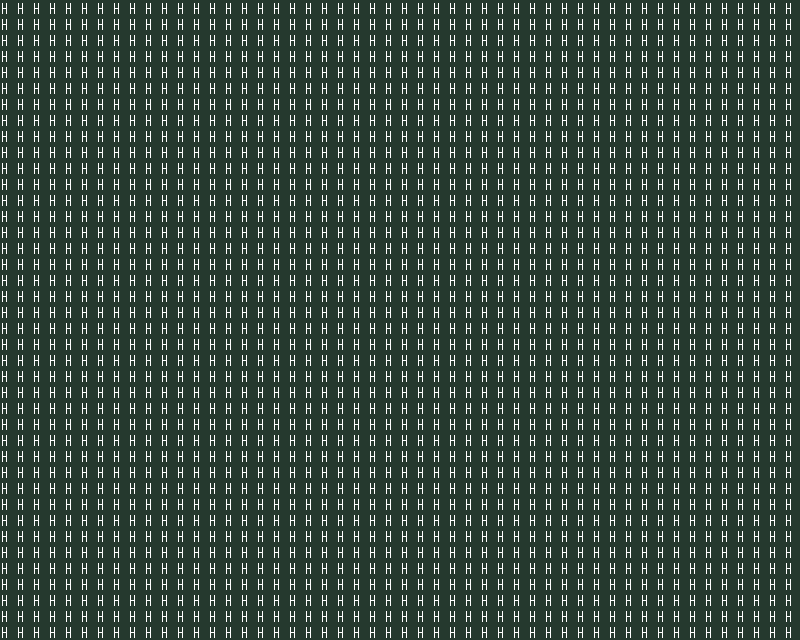

This is a level from a 2D game, rendered from its Tiled map with the project's own tilesets. A one-line summary and the map file follow, with tile-layer data summarised:
An orthogonal 50x40 tile map with 16x16 px tiles, 1 tile layer (prototype).

<map version="1.10" tiledversion="1.10.2" orientation="orthogonal" renderorder="right-down" width="50" height="40" tilewidth="16" tileheight="16" infinite="0" nextlayerid="9" nextobjectid="1">
 <tileset firstgid="110" source="HiddenJungle_TSX.tsx" />
 <layer id="1" name="prototype" width="50" height="40">
  <data>[2000 cells, 2000 non-empty, 1 distinct tile ids]</data>
 </layer>
</map>
